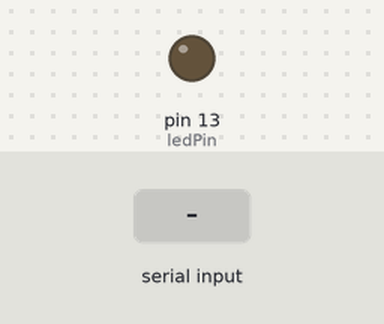
Simulated run of this sketch. Board: Arduino Uno, built with avr-gcc and run on an emulated ATmega328P. On the bench: output pins drawn as LEDs (lit = HIGH). The inputs (shaded band) are chosen by the test bench.

Above: at 1.2 s.
1.3 s: "0" received over Serial
At 2.0 s:
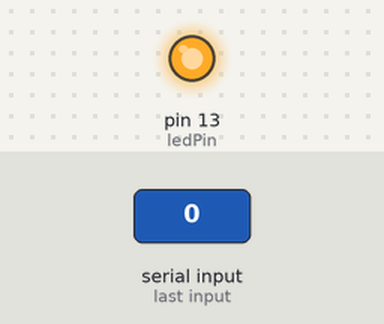
2.8 s: "1" received over Serial
At 3.2 s:
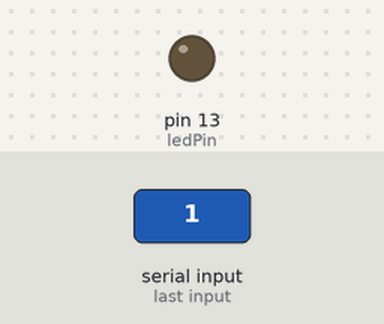
Timing chart, 0 to 5.8 s (numbered marks = the images above; inputs shaded):
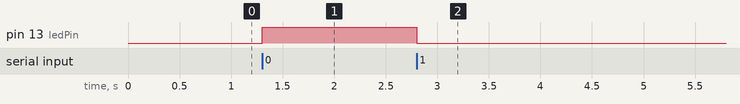

Measured:
- after the input at 1.3 s, pin 13 (ledPin): LOW → HIGH at once
- after the input at 2.8 s, pin 13 (ledPin): HIGH → LOW at once

The sketch:

AutoOffPrinterArdunioCode.ino
```cpp
int ledPin = 13;
char data;

void setup() {
  Serial.begin(9600);
  pinMode(ledPin, OUTPUT);
}

void loop() {
  if (Serial.available()) {
    data = Serial.read();
    if (data == '1') {
      digitalWrite(ledPin, LOW);
    } else if (data == '0') {
      digitalWrite(ledPin, HIGH);
    }
  }
}
```
